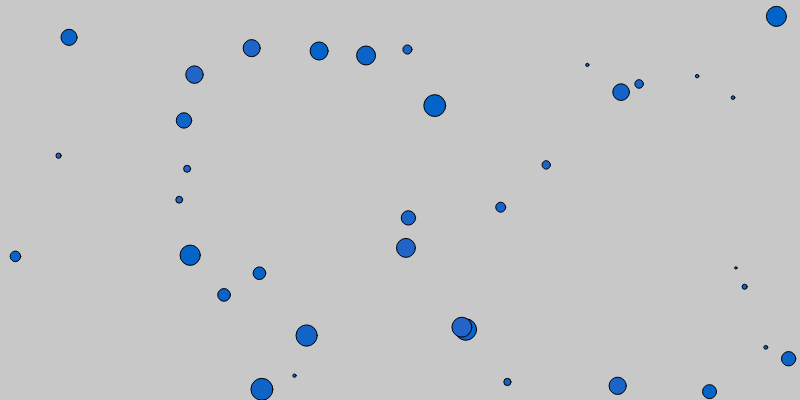
Frame 1 (no input)
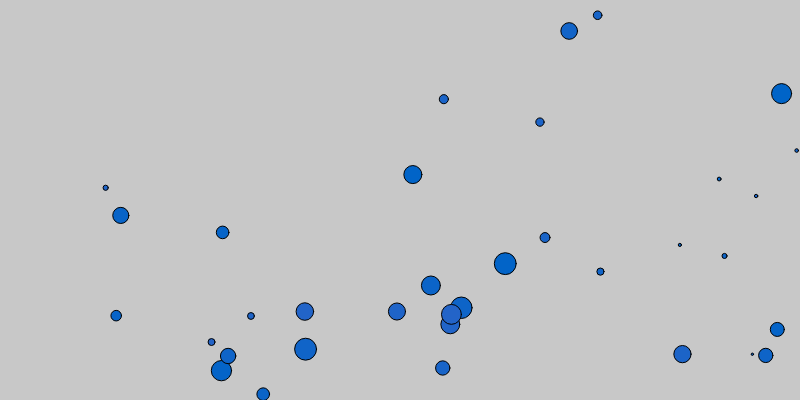
Frame 60 (no input)
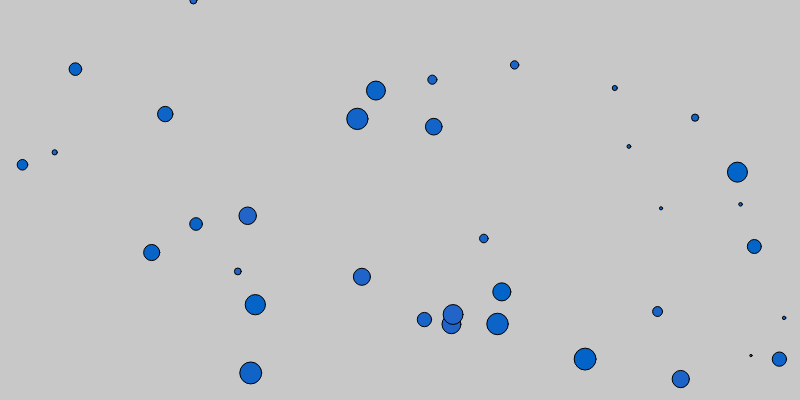
Frame 120 (the mouse pressed at the canvas centre since frame 60)

The p5.js sketch that drew these frames (run headless with seeded random() and noise() and a simulated clock; from frame 60 on, the mouse is pressed at the canvas centre):

// p5.js sketch
// ── sketch.js

let SCREEN_W = 800;
let SCREEN_H = 400;


/* let objects = [
    { color: 172, d: 35, x: 200, y: 100, vx: 2, vy: -1},
    { color: 0,  d: 15, x: 140, y: 100, vx: 2, vy: -1},
    { color: 15,  d: 25, x: 10, y: 100, vx: 2, vy: -1},
    { color: 125,  d: 25, x: 100, y: 300, vx: 2, vy: -1},
]; */

let objects = [];

for (i = 0; i < 37; i++) {
    objects[i] = {
        color: i, 
        d: Math.random() * 20 + 2, 
        x: Math.random() * SCREEN_W,
        y: Math.random() * SCREEN_H,
        vx: Math.random() * 2 + 0.5,
        vy: Math.random() * 5 + 0.5}
}


function setup() {
    createCanvas(SCREEN_W, SCREEN_H);
}

function enforceBounds(o) {
    if (o.x >= SCREEN_W || o.x <= 0) {
        o.vx *= -1;
    }
    if (o.y >= SCREEN_H || o.y <= 0) {
        o.vy *= -1;
    }

}


function draw() {
    background(200);
       
    for(i = 0; i < objects.length; i++) {
        for(j=0; j < i; j++ ) {
            if (j != i) {
                a = objects[i];
                b = objects[j];
                let diameter = Math.max(a.d, b.d);
                let d = Math.hypot(a.x-b.x, a.y-b.y);
                if (d < diameter) {
                    a.vx *= -1 + Math.random() - 0.5;
                    a.vy *= -1 + Math.random() - 0.5;
                    b.vx *= -1;
                    b.vy *= -1;
                    //break;
                }
            }
        }
    }


    for(i = 0; i < objects.length; i++) {
        o = objects[i];
        enforceBounds(o);
    }


    for(i = 0; i < objects.length; i++) {
        o = objects[i];
        fill(o.color, 100, 200);
        circle(o.x, o.y, o.d);
        o.x += o.vx;
        o.y += o.vy;

    }

}
